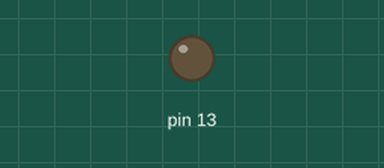
This sketch was run on a simulated Arduino Uno, built with avr-gcc and run on an emulated ATmega328P. Parts: output pins drawn as LEDs (lit = HIGH).

Above: at 6.4 s.
At 19.2 s:
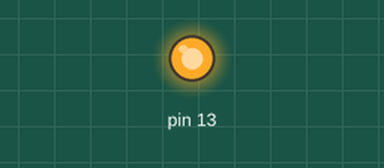
Timing chart, 0 to 33.3 s (numbered marks = the images above):
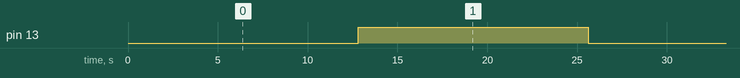

Measured:
- by itself, pin 13: alternates HIGH for 12.8 s and LOW for 12.8 s

The sketch:

sketch_jan26a.ino
```cpp
void setup() {
  pinMode(13, OUTPUT);

}

void loop() {
 for(int i=0;i<=255;i++){
analogWrite(13,i);
delay(100);
}
}
```
